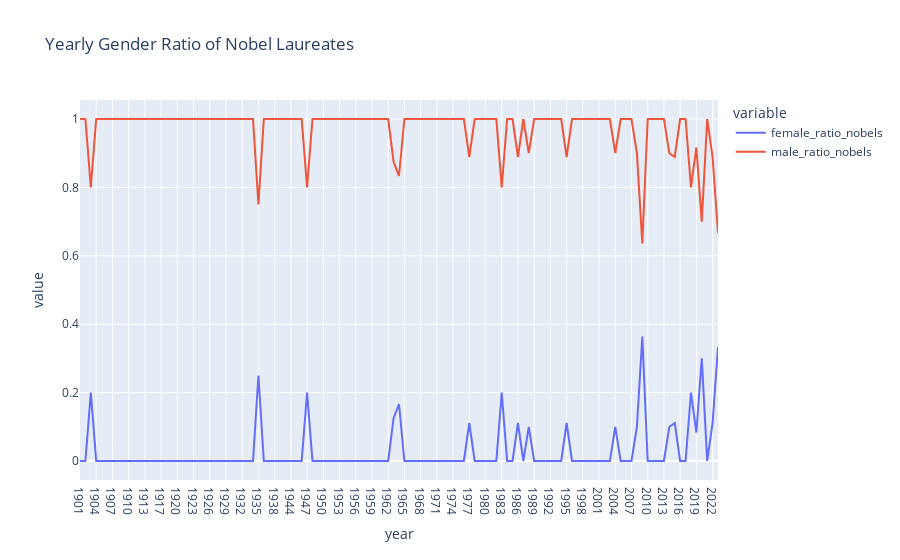

Notebook cell for this chart:
### Code cell
gender_df = shape_dataframe(laureates_df, gender_columns)

nobels_by_year = gender_df.groupby(['award_year', 'gender']).size().unstack(fill_value=0)
nobels_by_year['total'] = nobels_by_year.sum(axis=1)
nobels_by_year['female_ratio_nobels'] = nobels_by_year['female'] / nobels_by_year['total']
nobels_by_year['male_ratio_nobels'] = nobels_by_year['male'] / nobels_by_year['total']
nobels_by_year['ratio_diff_nobels'] = nobels_by_year['male_ratio_nobels'] - nobels_by_year['female_ratio_nobels']
nobels_ratio_by_year = nobels_by_year[['female_ratio_nobels', 'male_ratio_nobels']]
nobels_ratio_by_year.reset_index(inplace=True)
nobels_ratio_by_year = nobels_ratio_by_year.rename(columns={'award_year': 'year'})
display(nobels_ratio_by_year)
fig = px.line(nobels_ratio_by_year, x='year', y=['female_ratio_nobels', 'male_ratio_nobels'], title='Yearly Gender Ratio of Nobel Laureates')
fig.show()

### Figure 1 — Plotly figure (JSON) as saved in the notebook; plotly's stock layout.template omitted (floating-point values rounded to 4 significant figures)
{"data": [{"hovertemplate": "variable=female_ratio_nobels<br>year=%{x}<br>value=%{y}<extra></extra>", "legendgroup": "female_ratio_nobels", "line": {"color": "#636efa", "dash": "solid"}, "marker": {"symbol": "circle"}, "mode": "lines", "name": "female_ratio_nobels", "orientation": "v", "showlegend": true, "type": "scatter", "x": ["1901", "1902", "1903", "1904", "1905", "1906", "1907", "1908", "1909", "1910", "1911", "1912", "1913", "1914", "1915", "1917", "1918", "1919", "1920", "1921", "1922", "1923", "1924", "1925", "1926", "1927", "1928", "1929", "1930", "1931", "1932", "1933", "1934", "1935", "1936", "1937", "1938", "1939", "1943", "1944", "1945", "1946", "1947", "1948", "1949", "1950", "1951", "1952", "1953", "1954", "1955", "1956", "1957", "1958", "1959", "1960", "1961", "1962", "1963", "1964", "1965", "1966", "1967", "1968", "1969", "1970", "1971", "1972", "1973", "1974", "1975", "1976", "1977", "1978", "1979", "1980", "1981", "1982", "1983", "1984", "1985", "1986", "1987", "1988", "1989", "1990", "1991", "1992", "1993", "1994", "1995", "1996", "1997", "1998", "1999", "2000", "2001", "2002", "2003", "2004", "2005", "2006", "2007", "2008", "2009", "2010", "2011", "2012", "2013", "2014", "2015", "2016", "2017", "2018", "2019", "2020", "2021", "2022", "2023"], "xaxis": "x", "y": [0, 0, 0.2, 0, 0, 0, 0, 0, 0, 0, 0, 0, 0, 0, 0, 0, 0, 0, 0, 0, 0, 0, 0, 0, 0, 0, 0, 0, 0, 0, 0, 0, 0, 0.25, 0, 0, 0, 0, 0, 0, 0, 0, 0.2, 0, 0, 0, 0, 0, 0, 0, 0, 0, 0, 0, 0, 0, 0, 0, 0.125, 0.1667, 0, 0, 0, 0, 0, 0, 0, 0, 0, 0, 0, 0, 0.1111, 0, 0, 0, 0, 0, 0.2, 0, 0, 0.1111, 0, 0.1, 0, 0, 0, 0, 0, 0, 0.1111, 0, 0, 0, 0, 0, 0, 0, 0, 0.1, 0, 0, 0, 0.1, 0.3636, 0, 0, 0, 0, 0.1, 0.1111, 0, 0, 0.2, 0.08333, 0.3, 0, 0.1111, 0.3333], "yaxis": "y"}, {"hovertemplate": "variable=male_ratio_nobels<br>year=%{x}<br>value=%{y}<extra></extra>", "legendgroup": "male_ratio_nobels", "line": {"color": "#EF553B", "dash": "solid"}, "marker": {"symbol": "circle"}, "mode": "lines", "name": "male_ratio_nobels", "orientation": "v", "showlegend": true, "type": "scatter", "x": ["1901", "1902", "1903", "1904", "1905", "1906", "1907", "1908", "1909", "1910", "1911", "1912", "1913", "1914", "1915", "1917", "1918", "1919", "1920", "1921", "1922", "1923", "1924", "1925", "1926", "1927", "1928", "1929", "1930", "1931", "1932", "1933", "1934", "1935", "1936", "1937", "1938", "1939", "1943", "1944", "1945", "1946", "1947", "1948", "1949", "1950", "1951", "1952", "1953", "1954", "1955", "1956", "1957", "1958", "1959", "1960", "1961", "1962", "1963", "1964", "1965", "1966", "1967", "1968", "1969", "1970", "1971", "1972", "1973", "1974", "1975", "1976", "1977", "1978", "1979", "1980", "1981", "1982", "1983", "1984", "1985", "1986", "1987", "1988", "1989", "1990", "1991", "1992", "1993", "1994", "1995", "1996", "1997", "1998", "1999", "2000", "2001", "2002", "2003", "2004", "2005", "2006", "2007", "2008", "2009", "2010", "2011", "2012", "2013", "2014", "2015", "2016", "2017", "2018", "2019", "2020", "2021", "2022", "2023"], "xaxis": "x", "y": [1, 1, 0.8, 1, 1, 1, 1, 1, 1, 1, 1, 1, 1, 1, 1, 1, 1, 1, 1, 1, 1, 1, 1, 1, 1, 1, 1, 1, 1, 1, 1, 1, 1, 0.75, 1, 1, 1, 1, 1, 1, 1, 1, 0.8, 1, 1, 1, 1, 1, 1, 1, 1, 1, 1, 1, 1, 1, 1, 1, 0.875, 0.8333, 1, 1, 1, 1, 1, 1, 1, 1, 1, 1, 1, 1, 0.8889, 1, 1, 1, 1, 1, 0.8, 1, 1, 0.8889, 1, 0.9, 1, 1, 1, 1, 1, 1, 0.8889, 1, 1, 1, 1, 1, 1, 1, 1, 0.9, 1, 1, 1, 0.9, 0.6364, 1, 1, 1, 1, 0.9, 0.8889, 1, 1, 0.8, 0.9167, 0.7, 1, 0.8889, 0.6667], "yaxis": "y"}], "layout": {"legend": {"title": {"text": "variable"}, "tracegroupgap": 0}, "title": {"text": "Yearly Gender Ratio of Nobel Laureates"}, "xaxis": {"anchor": "y", "domain": [0, 1], "title": {"text": "year"}}, "yaxis": {"anchor": "x", "domain": [0, 1], "title": {"text": "value"}}}}
